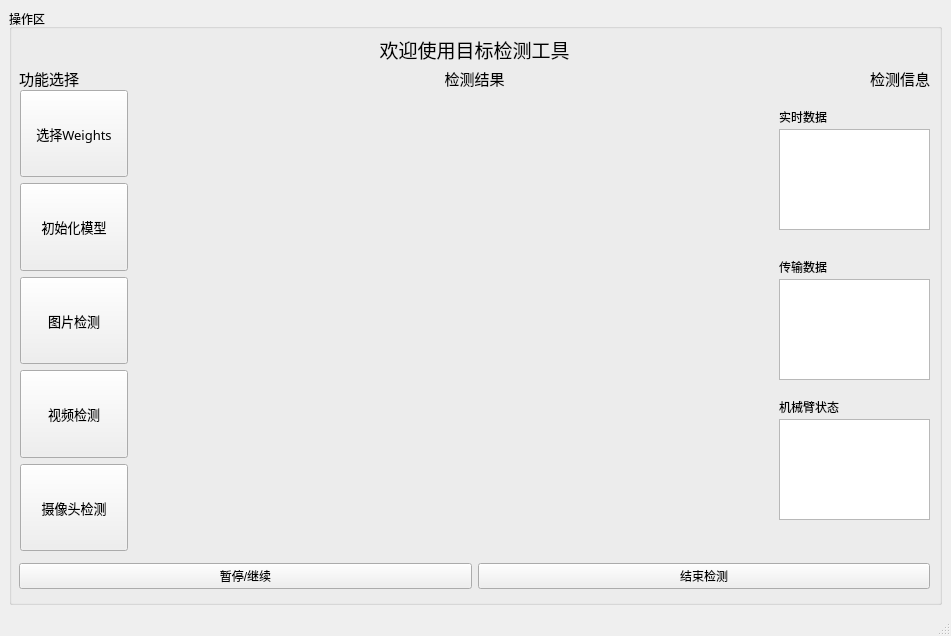
<?xml version="1.0" encoding="UTF-8"?>
<ui version="4.0">
 <class>MainWindow</class>
 <widget class="QMainWindow" name="MainWindow">
  <property name="geometry">
   <rect>
    <x>0</x>
    <y>0</y>
    <width>951</width>
    <height>636</height>
   </rect>
  </property>
  <property name="windowTitle">
   <string>目标检测工具</string>
  </property>
  <property name="windowIcon">
   <iconset>
    <normaloff>../../ui_img/icon.jpg</normaloff>../../ui_img/icon.jpg</iconset>
  </property>
  <widget class="QWidget" name="centralwidget">
   <property name="enabled">
    <bool>true</bool>
   </property>
   <property name="sizePolicy">
    <sizepolicy hsizetype="Preferred" vsizetype="Fixed">
     <horstretch>0</horstretch>
     <verstretch>0</verstretch>
    </sizepolicy>
   </property>
   <layout class="QVBoxLayout" name="verticalLayout_4" stretch="0">
    <item>
     <widget class="QGroupBox" name="groupBox_2">
      <property name="title">
       <string>操作区</string>
      </property>
      <widget class="QLabel" name="label_5">
       <property name="geometry">
        <rect>
         <x>10</x>
         <y>25</y>
         <width>911</width>
         <height>31</height>
        </rect>
       </property>
       <property name="font">
        <font>
         <family>Adobe Devanagari</family>
         <pointsize>14</pointsize>
        </font>
       </property>
       <property name="text">
        <string>欢迎使用目标检测工具</string>
       </property>
       <property name="alignment">
        <set>Qt::AlignCenter</set>
       </property>
      </widget>
      <widget class="QLabel" name="label_6">
       <property name="geometry">
        <rect>
         <x>210</x>
         <y>320</y>
         <width>461</width>
         <height>230</height>
        </rect>
       </property>
       <property name="text">
        <string/>
       </property>
      </widget>
      <widget class="QWidget" name="layoutWidget">
       <property name="geometry">
        <rect>
         <x>10</x>
         <y>54</y>
         <width>911</width>
         <height>31</height>
        </rect>
       </property>
       <layout class="QHBoxLayout" name="horizontalLayout_4" stretch="1,4,1">
        <item>
         <widget class="QLabel" name="label_2">
          <property name="sizePolicy">
           <sizepolicy hsizetype="Minimum" vsizetype="Fixed">
            <horstretch>0</horstretch>
            <verstretch>0</verstretch>
           </sizepolicy>
          </property>
          <property name="maximumSize">
           <size>
            <width>1677215</width>
            <height>16777215</height>
           </size>
          </property>
          <property name="font">
           <font>
            <family>Adobe Devanagari</family>
            <pointsize>11</pointsize>
           </font>
          </property>
          <property name="text">
           <string>功能选择</string>
          </property>
          <property name="alignment">
           <set>Qt::AlignLeading|Qt::AlignLeft|Qt::AlignVCenter</set>
          </property>
         </widget>
        </item>
        <item>
         <widget class="QLabel" name="label_3">
          <property name="sizePolicy">
           <sizepolicy hsizetype="Minimum" vsizetype="Fixed">
            <horstretch>0</horstretch>
            <verstretch>0</verstretch>
           </sizepolicy>
          </property>
          <property name="maximumSize">
           <size>
            <width>1677215</width>
            <height>16777215</height>
           </size>
          </property>
          <property name="font">
           <font>
            <family>Adobe Devanagari</family>
            <pointsize>11</pointsize>
           </font>
          </property>
          <property name="text">
           <string>检测结果</string>
          </property>
          <property name="alignment">
           <set>Qt::AlignCenter</set>
          </property>
         </widget>
        </item>
        <item>
         <widget class="QLabel" name="label_4">
          <property name="sizePolicy">
           <sizepolicy hsizetype="Minimum" vsizetype="Fixed">
            <horstretch>0</horstretch>
            <verstretch>0</verstretch>
           </sizepolicy>
          </property>
          <property name="maximumSize">
           <size>
            <width>1677215</width>
            <height>16777215</height>
           </size>
          </property>
          <property name="font">
           <font>
            <family>Adobe Devanagari</family>
            <pointsize>11</pointsize>
           </font>
          </property>
          <property name="text">
           <string>检测信息</string>
          </property>
          <property name="alignment">
           <set>Qt::AlignRight|Qt::AlignTrailing|Qt::AlignVCenter</set>
          </property>
         </widget>
        </item>
       </layout>
      </widget>
      <widget class="QWidget" name="layoutWidget">
       <property name="geometry">
        <rect>
         <x>10</x>
         <y>552</y>
         <width>911</width>
         <height>31</height>
        </rect>
       </property>
       <layout class="QHBoxLayout" name="horizontalLayout">
        <item>
         <widget class="QPushButton" name="pushButton_stop">
          <property name="text">
           <string>暂停/继续</string>
          </property>
         </widget>
        </item>
        <item>
         <widget class="QPushButton" name="pushButton_finish">
          <property name="text">
           <string>结束检测</string>
          </property>
         </widget>
        </item>
       </layout>
      </widget>
      <widget class="QWidget" name="layoutWidget">
       <property name="geometry">
        <rect>
         <x>11</x>
         <y>81</y>
         <width>108</width>
         <height>461</height>
        </rect>
       </property>
       <layout class="QVBoxLayout" name="verticalLayout">
        <item>
         <widget class="QPushButton" name="pushButton_weights">
          <property name="sizePolicy">
           <sizepolicy hsizetype="Minimum" vsizetype="Preferred">
            <horstretch>0</horstretch>
            <verstretch>0</verstretch>
           </sizepolicy>
          </property>
          <property name="font">
           <font>
            <family>Adobe Devanagari</family>
            <pointsize>10</pointsize>
           </font>
          </property>
          <property name="text">
           <string>选择Weights</string>
          </property>
         </widget>
        </item>
        <item>
         <widget class="QPushButton" name="pushButton_init">
          <property name="sizePolicy">
           <sizepolicy hsizetype="Minimum" vsizetype="Preferred">
            <horstretch>0</horstretch>
            <verstretch>0</verstretch>
           </sizepolicy>
          </property>
          <property name="font">
           <font>
            <family>Adobe Devanagari</family>
            <pointsize>10</pointsize>
           </font>
          </property>
          <property name="text">
           <string>初始化模型</string>
          </property>
         </widget>
        </item>
        <item>
         <widget class="QPushButton" name="pushButton_img">
          <property name="sizePolicy">
           <sizepolicy hsizetype="Minimum" vsizetype="Preferred">
            <horstretch>0</horstretch>
            <verstretch>0</verstretch>
           </sizepolicy>
          </property>
          <property name="font">
           <font>
            <family>Adobe Devanagari</family>
            <pointsize>10</pointsize>
           </font>
          </property>
          <property name="text">
           <string>图片检测</string>
          </property>
         </widget>
        </item>
        <item>
         <widget class="QPushButton" name="pushButton_video">
          <property name="sizePolicy">
           <sizepolicy hsizetype="Minimum" vsizetype="Preferred">
            <horstretch>0</horstretch>
            <verstretch>0</verstretch>
           </sizepolicy>
          </property>
          <property name="font">
           <font>
            <family>Adobe Devanagari</family>
            <pointsize>10</pointsize>
           </font>
          </property>
          <property name="text">
           <string>视频检测</string>
          </property>
         </widget>
        </item>
        <item>
         <widget class="QPushButton" name="pushButton_camer">
          <property name="sizePolicy">
           <sizepolicy hsizetype="Minimum" vsizetype="Preferred">
            <horstretch>0</horstretch>
            <verstretch>0</verstretch>
           </sizepolicy>
          </property>
          <property name="font">
           <font>
            <family>Adobe Devanagari</family>
            <pointsize>10</pointsize>
           </font>
          </property>
          <property name="text">
           <string>摄像头检测</string>
          </property>
         </widget>
        </item>
       </layout>
      </widget>
      <widget class="QLabel" name="label">
       <property name="geometry">
        <rect>
         <x>210</x>
         <y>90</y>
         <width>460</width>
         <height>230</height>
        </rect>
       </property>
       <property name="text">
        <string/>
       </property>
      </widget>
      <widget class="QTextBrowser" name="textBrowser">
       <property name="geometry">
        <rect>
         <x>770</x>
         <y>120</y>
         <width>151</width>
         <height>101</height>
        </rect>
       </property>
      </widget>
      <widget class="QTextBrowser" name="textBrowser_2">
       <property name="geometry">
        <rect>
         <x>770</x>
         <y>270</y>
         <width>151</width>
         <height>101</height>
        </rect>
       </property>
      </widget>
      <widget class="QLabel" name="label_7">
       <property name="geometry">
        <rect>
         <x>770</x>
         <y>100</y>
         <width>72</width>
         <height>15</height>
        </rect>
       </property>
       <property name="text">
        <string>实时数据</string>
       </property>
      </widget>
      <widget class="QLabel" name="label_8">
       <property name="geometry">
        <rect>
         <x>770</x>
         <y>250</y>
         <width>72</width>
         <height>15</height>
        </rect>
       </property>
       <property name="text">
        <string>传输数据</string>
       </property>
      </widget>
      <widget class="QTextBrowser" name="textBrowser_3">
       <property name="geometry">
        <rect>
         <x>770</x>
         <y>410</y>
         <width>151</width>
         <height>101</height>
        </rect>
       </property>
      </widget>
      <widget class="QLabel" name="label_9">
       <property name="geometry">
        <rect>
         <x>770</x>
         <y>390</y>
         <width>72</width>
         <height>15</height>
        </rect>
       </property>
       <property name="text">
        <string>机械臂状态</string>
       </property>
      </widget>
     </widget>
    </item>
   </layout>
  </widget>
  <widget class="QStatusBar" name="statusbar"/>
 </widget>
 <resources/>
 <connections/>
</ui>
